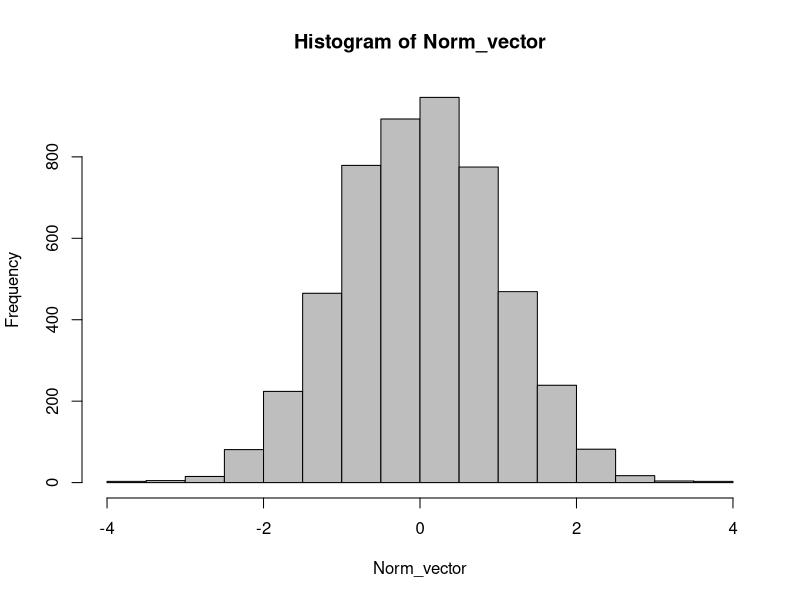
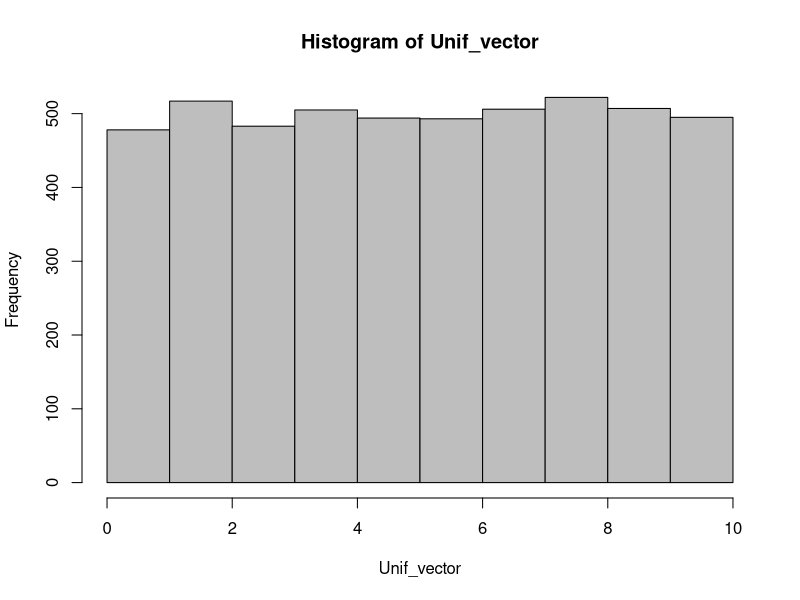
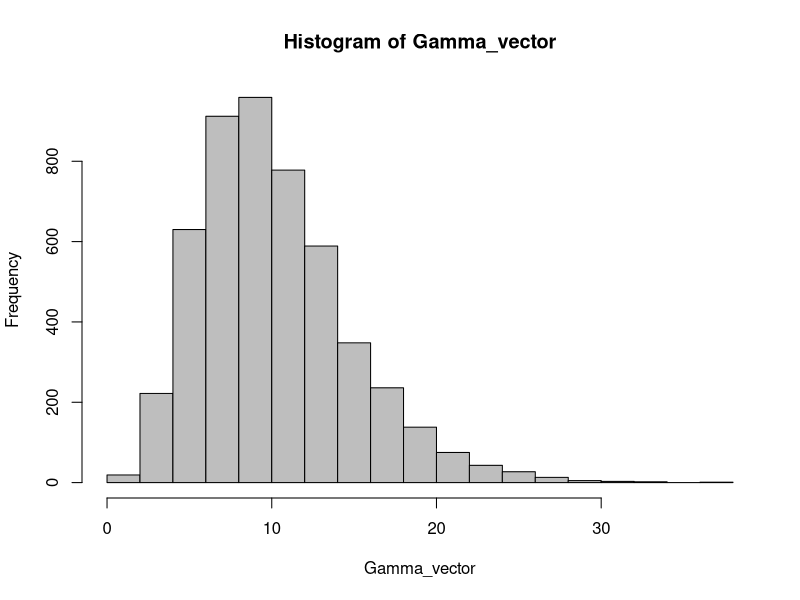
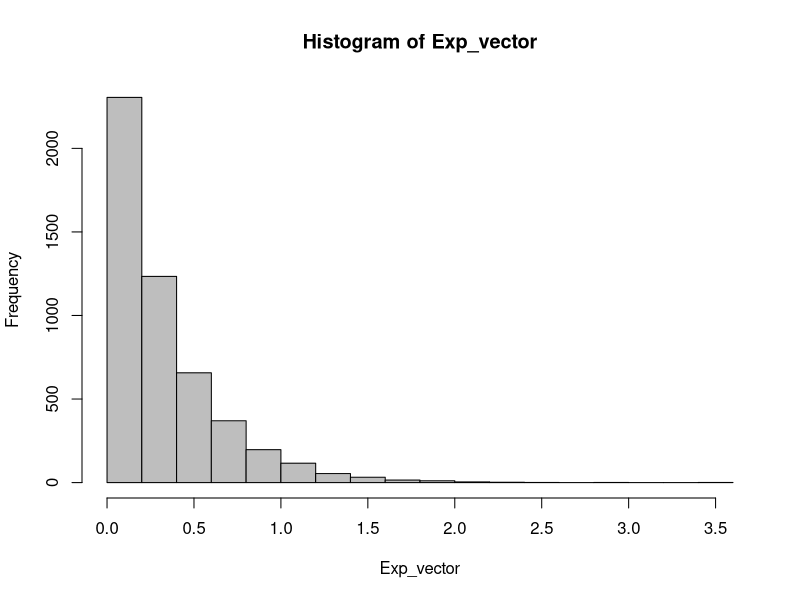
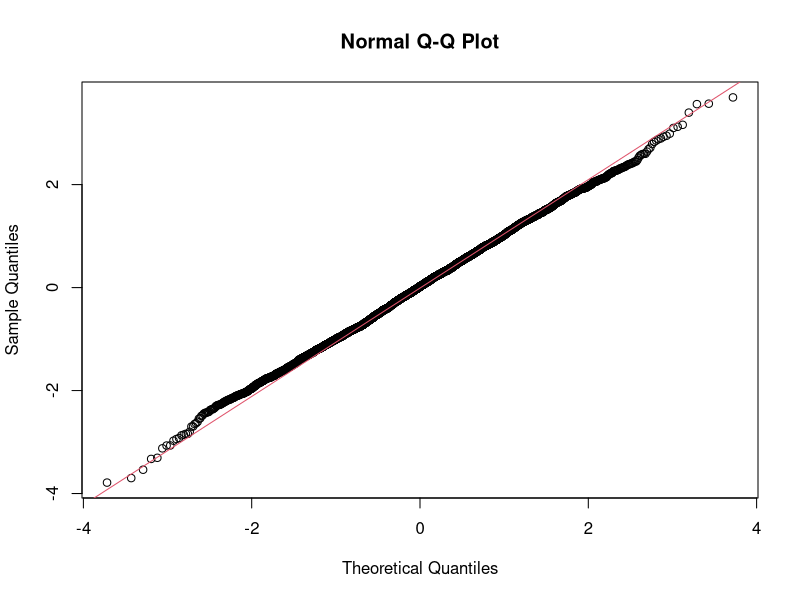
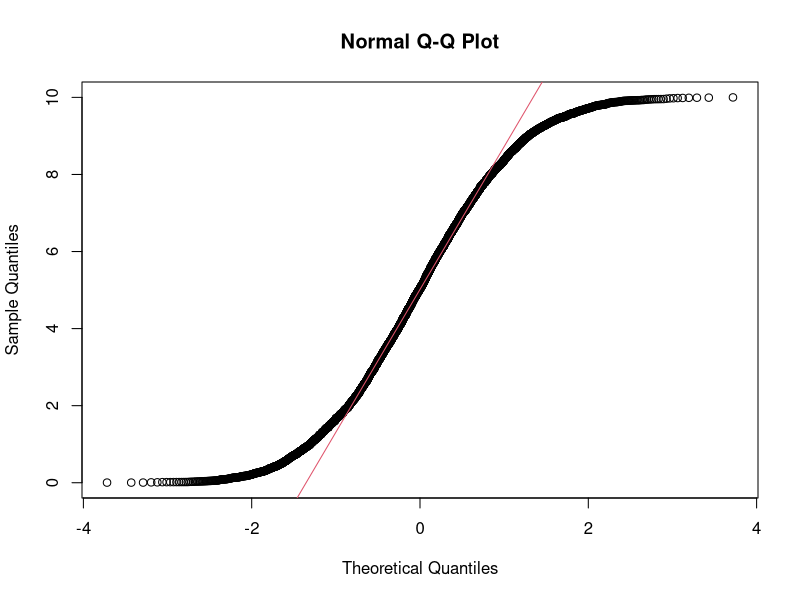
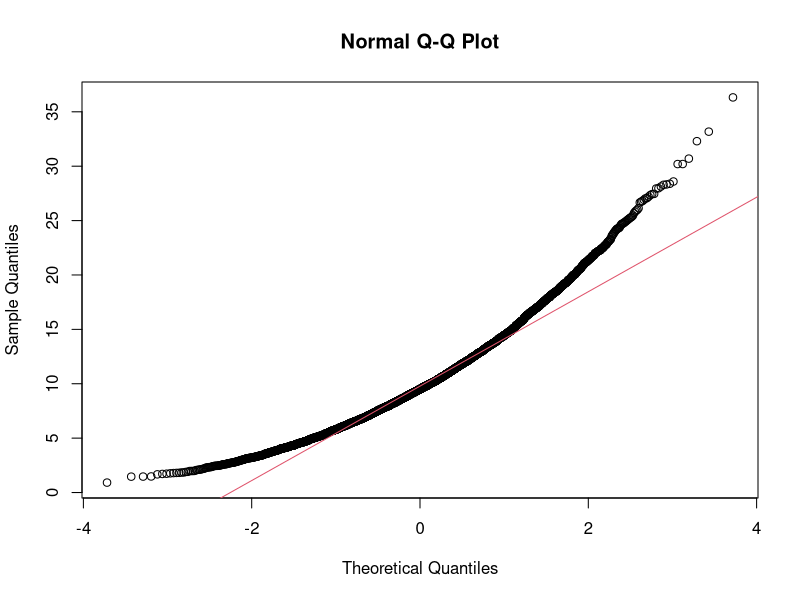
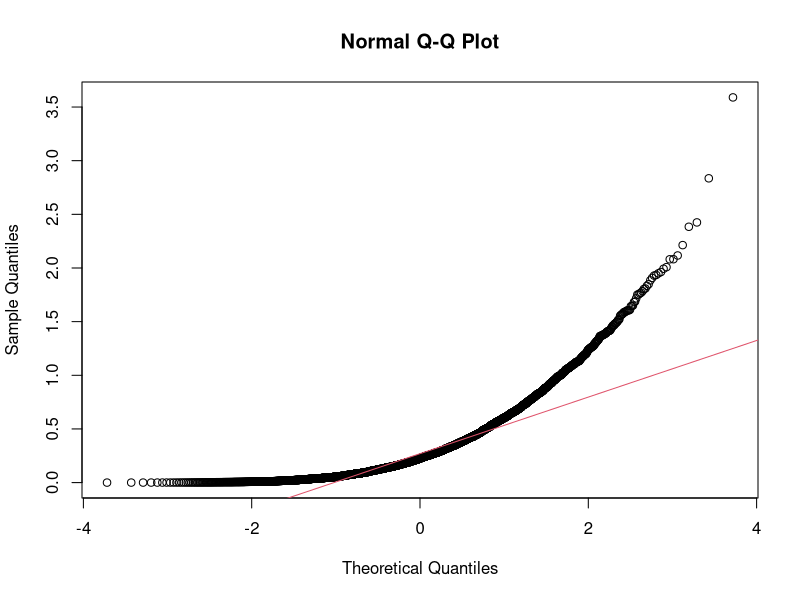

Generate these figures, in order, with R:
######=========================================== part_0
###Tworzenie w¸asnych funkcji na potrzeby projektu 
#funkcja 1
kurtosis.test <- function (x) {
  m4 <- sum((x-mean(x))^4)/length(x)
  s4 <- var(x)^2
  kurt <- (m4/s4) - 3
  sek <- sqrt(24/length(x))
  totest <- kurt/sek
  pvalue <- pt(totest,(length(x)-1))
  pvalue 
}

#funkcja 2
skew.test <- function (x) {
  m3 <- sum((x-mean(x))^3)/length(x)
  s3 <- sqrt(var(x))^3
  skew <- m3/s3
  ses <- sqrt(6/length(x))
  totest <- skew/ses
  pt(totest,(length(x)-1))
  pval <- pt(totest,(length(x)-1))
  pval
}





######=========================================== part_1
###Generowanie i wst«pnie rozeznanie si« w otrzymanych danych 
#Generujemy wektory losowe
Norm_vector <- rnorm(5000, mean = 0, sd = 1)
Unif_vector <- runif(5000, min = 0, max = 10)
Gamma_vector <-rgamma(5000, shape = 5, scale = 2)
Exp_vector <- rexp(5000, rate = 3)

hist(Norm_vector,col="gray")
hist(Unif_vector,col="gray")
hist(Gamma_vector,col="gray")
hist(Exp_vector,col="gray")

#Sprawdzamy za pomocˆ qq-plota czy rozk¸ad jest normalny
qqnorm(Norm_vector)
qqline(Norm_vector, col=2)
qqnorm(Unif_vector)
qqline(Unif_vector, col=2)
qqnorm(Gamma_vector)
qqline(Gamma_vector, col=2)
qqnorm(Exp_vector)
qqline(Exp_vector, col=2)

#korzystamy z w¸asnych test—w
kurtosis.test(Norm_vector)
kurtosis.test(Unif_vector)
kurtosis.test(Gamma_vector)
kurtosis.test(Exp_vector)

skew.test(Norm_vector)
skew.test(Unif_vector)
skew.test(Gamma_vector)
skew.test(Exp_vector)

#test shapiro-wilka
shapiro.test(Norm_vector)
shapiro.test(Unif_vector)
shapiro.test(Gamma_vector)
shapiro.test(Exp_vector)





######=========================================== part_2
###psujemy rozk¸ady przez dodawanie
#przez dodawanie rozk¸adu Uniform
result <- shapiro.test(Norm_vector)
result$p.value

Norm_vector_broken_add <- Norm_vector + Unif_vector
result_broken <- shapiro.test(Norm_vector_broken_add)
print("Czy p-value jest wi«ksze od 0.05?")
result_broken$p.value > 0.05

i <- 100
while (result_broken$p.value < 0.05) {
  Norm_vector_broken_add <- Norm_vector + (i/100)*Unif_vector
  result_broken <- shapiro.test(Norm_vector_broken_add)
  print(i)
  i = i-1
}

p1 <-hist(Norm_vector)
p2 <-hist(Norm_vector_broken_add, col="lightblue")
plot(p1, col="gray")
plot(p2, col="lightblue", add=TRUE )
plot(density(Norm_vector))
lines(density(Norm_vector_broken_add),col="blue")




#przez dodawanie rozk¸adu Gamma
result <- shapiro.test(Norm_vector)
result$p.value

Norm_vector_broken_add <- Norm_vector + Gamma_vector
result_broken <- shapiro.test(Norm_vector_broken_add)
print("Czy p-value jest wi«ksze od 0.05?")
result_broken$p.value > 0.05

i <- 100
while (result_broken$p.value < 0.05) {
  Norm_vector_broken_add <- Norm_vector + (i/100)*Gamma_vector
  result_broken <- shapiro.test(Norm_vector_broken_add)
  print(i)
  i = i-1
}

p1 <-hist(Norm_vector)
p2 <-hist(Norm_vector_broken_add, col="lightblue")
plot(p1, col="gray")
plot(p2, col="lightblue", add=TRUE )
plot(density(Norm_vector))
lines(density(Norm_vector_broken_add),col="blue")







#przez dodawanie rozk¸adu Exp
result <- shapiro.test(Norm_vector)
result$p.value

Norm_vector_broken_add <- Norm_vector + 2*Exp_vector
result_broken <- shapiro.test(Norm_vector_broken_add)
print("Czy p-value jest wi«ksze od 0.05?")
result_broken$p.value > 0.05

i <- 200
while (result_broken$p.value < 0.05) {
  Norm_vector_broken_add <- Norm_vector + (i/100)*Exp_vector
  result_broken <- shapiro.test(Norm_vector_broken_add)
  print(i)
  i = i-1
}

p1 <-hist(Norm_vector)
p2 <-hist(Norm_vector_broken_add, col="lightblue")
plot(p1, col="gray")
plot(p2, col="lightblue", add=TRUE )
plot(density(Norm_vector))
lines(density(Norm_vector_broken_add),col="blue")




######=========================================== part_3
###psujemy rozk¸ady przez odejmowanie
#rozk¸adu Uniform
result <- shapiro.test(Norm_vector)
result$p.value
Norm_vector_broken_sub <- Norm_vector - Unif_vector
result_broken <- shapiro.test(Norm_vector_broken_sub)
print("Czy p-value jest wi«ksze od 0.05?")
result_broken$p.value > 0.05

i <- 100
while (result_broken$p.value < 0.05) {
  Norm_vector_broken_sub <- Norm_vector - (i/100)*Unif_vector
  result_broken <- shapiro.test(Norm_vector_broken_sub)
  print(i)
  i = i-1
}

p1 <-hist(Norm_vector)
p2 <-hist(Norm_vector_broken_sub, col="red")
plot(p1, col="gray")
plot(p2, col="red", add=TRUE )
plot(density(Norm_vector))
lines(density(Norm_vector_broken_sub),col="red")





#odejmowanie rozk¸adu gamma
result <- shapiro.test(Norm_vector)
result$p.value
Norm_vector_broken_sub <- Norm_vector - Gamma_vector
result_broken <- shapiro.test(Norm_vector_broken_sub)
print("Czy p-value jest wi«ksze od 0.05?")
result_broken$p.value > 0.05

i <- 100
while (result_broken$p.value < 0.05) {
  Norm_vector_broken_sub <- Norm_vector - (i/100)*Gamma_vector
  result_broken <- shapiro.test(Norm_vector_broken_sub)
  print(i)
  i = i-1
}

p1 <-hist(Norm_vector)
p2 <-hist(Norm_vector_broken_sub, col="red")
plot(p1, col="gray")
plot(p2, col="red", add=TRUE )
plot(density(Norm_vector))
lines(density(Norm_vector_broken_sub),col="red")





#odejmowanie rozk¸adu exp
result <- shapiro.test(Norm_vector)
result$p.value
Norm_vector_broken_sub <- Norm_vector - 2*Exp_vector
result_broken <- shapiro.test(Norm_vector_broken_sub)
print("Czy p-value jest wi«ksze od 0.05?")
result_broken$p.value > 0.05

i <- 200
while (result_broken$p.value < 0.05) {
  Norm_vector_broken_sub <- Norm_vector - (i/100)*Exp_vector
  result_broken <- shapiro.test(Norm_vector_broken_sub)
  print(i)
  i = i-1
}

p1 <-hist(Norm_vector)
p2 <-hist(Norm_vector_broken_sub, col="red")
plot(p1, col="gray")
plot(p2, col="red", add=TRUE )
plot(density(Norm_vector))
lines(density(Norm_vector_broken_sub),col="red")





######=========================================== part_4
###psucie rozk¸adu normlanego przez podstawienie wartoæci
#przez zerowanie wartoæci
result <- shapiro.test(Norm_vector)
result$p.value
Norm_vector_broken_zer <- Norm_vector
result_broken <- shapiro.test(Norm_vector_broken_zer)
print("Czy p-value jest wi«ksze od 0.05?")
result_broken$p.value > 0.05

i<-1
while(result_broken$p.value > 0.05){
  
  Norm_vector_broken_zer[sample.int(5000,1)] <-0
  result_broken <- shapiro.test(Norm_vector_broken_zer)
  print(result_broken$p.value)
  print(i)
  i <- i+1
}

p1 <-hist(Norm_vector)
p2 <-hist(Norm_vector_broken_zer, col="green")
plot(p1, col="gray")
plot(p2, col="green", add=TRUE )
plot(density(Norm_vector))
lines(density(Norm_vector_broken_zer),col="green")
qqnorm(Norm_vector_broken_zer)
qqline(Norm_vector, col="green")



#przez podstawienie maximum
result <- shapiro.test(Norm_vector)
result$p.value
Norm_vector_broken_max <- Norm_vector
result_broken <- shapiro.test(Norm_vector_broken_max)
print("Czy p-value jest wi«ksze od 0.05?")
result_broken$p.value > 0.05

i<-1
while(result_broken$p.value > 0.05){
  
  Norm_vector_broken_max[sample.int(5000,1)] <-max(Norm_vector)
  result_broken <- shapiro.test(Norm_vector_broken_max)
  print(result_broken$p.value)
  print(i)
  i <- i+1
}

p1 <-hist(Norm_vector)
p2 <-hist(Norm_vector_broken_max, col="green")
plot(p1, col="gray")
plot(p2, col="green", add=TRUE )
plot(density(Norm_vector))
lines(density(Norm_vector_broken_max),col="green")
qqnorm(Norm_vector_broken_max)
qqline(Norm_vector, col="green")




#psucie przez podstawienie sredniej
result <- shapiro.test(Norm_vector)
result$p.value
Norm_vector_broken_mean <- Norm_vector
result_broken <- shapiro.test(Norm_vector_broken_mean)
print("Czy p-value jest wi«ksze od 0.05?")
result_broken$p.value > 0.05

i<-1
while(result_broken$p.value > 0.05){
  
  Norm_vector_broken_mean[sample.int(5000,1)] <-mean(Norm_vector)
  result_broken <- shapiro.test(Norm_vector_broken_mean)
  print(result_broken$p.value)
  print(i)
  i <- i+1
}

p1 <-hist(Norm_vector)
p2 <-hist(Norm_vector_broken_mean, col="green")
plot(p1, col="gray")
plot(p2, col="green", add=TRUE )
plot(density(Norm_vector))
lines(density(Norm_vector_broken_mean),col="green")
qqnorm(Norm_vector_broken_mean)
qqline(Norm_vector, col="green")




#psucie przez 5 kwantyl
result <- shapiro.test(Norm_vector)
result$p.value
Norm_vector_broken_kw5 <- Norm_vector
result_broken <- shapiro.test(Norm_vector_broken_kw5)
print("Czy p-value jest wi«ksze od 0.05?")
result_broken$p.value > 0.05

i<-1
while(result_broken$p.value > 0.05){
  
  Norm_vector_broken_kw5[sample.int(5000,1)] <-quantile(Norm_vector, 0.05)
  result_broken <- shapiro.test(Norm_vector_broken_kw5)
  print(result_broken$p.value)
  print(i)
  i <- i+1
}

p1 <-hist(Norm_vector)
p2 <-hist(Norm_vector_broken_kw5, col="green")
plot(p1, col="gray")
plot(p2, col="green", add=TRUE )
plot(density(Norm_vector))
lines(density(Norm_vector_broken_kw5),col="green")
qqnorm(Norm_vector_broken_kw5)
qqline(Norm_vector, col="green")





kurtosis.test(Norm_vector)
kurtosis.test(Norm_vector_broken_zer)
kurtosis.test(Norm_vector_broken_max)
kurtosis.test(Norm_vector_broken_kw5)

skew.test(Norm_vector)
skew.test(Norm_vector_broken_zer)
skew.test(Norm_vector_broken_max)
skew.test(Norm_vector_broken_kw5)





#https://stats.stackexchange.com/questions/3136/how-to-perform-a-test-using-r-to-see-if-data-follows-normal-distribution
hist(Norm_vector)
shapiro.test(Norm_vector)